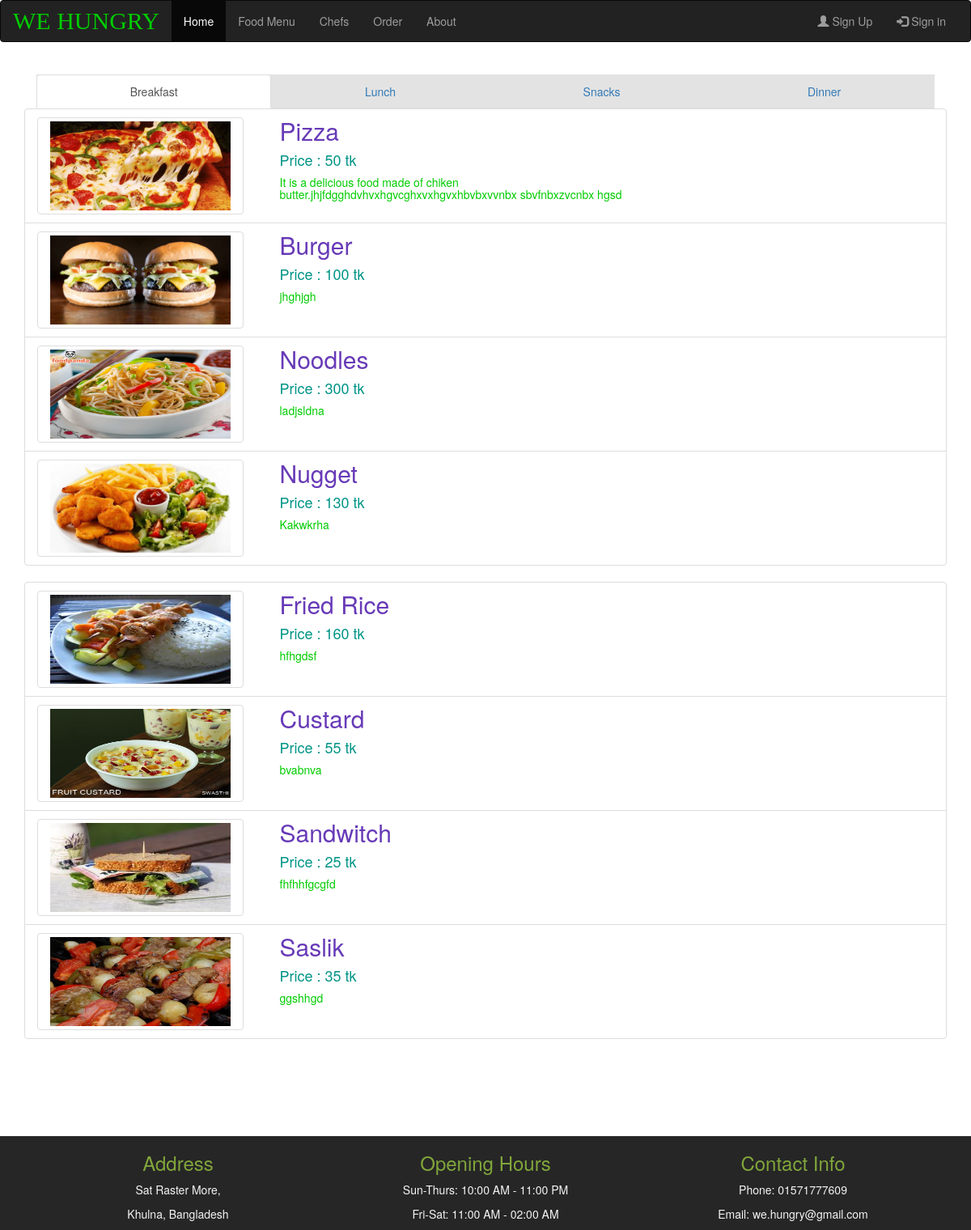
The app's page /food-menu-public.php, older data.
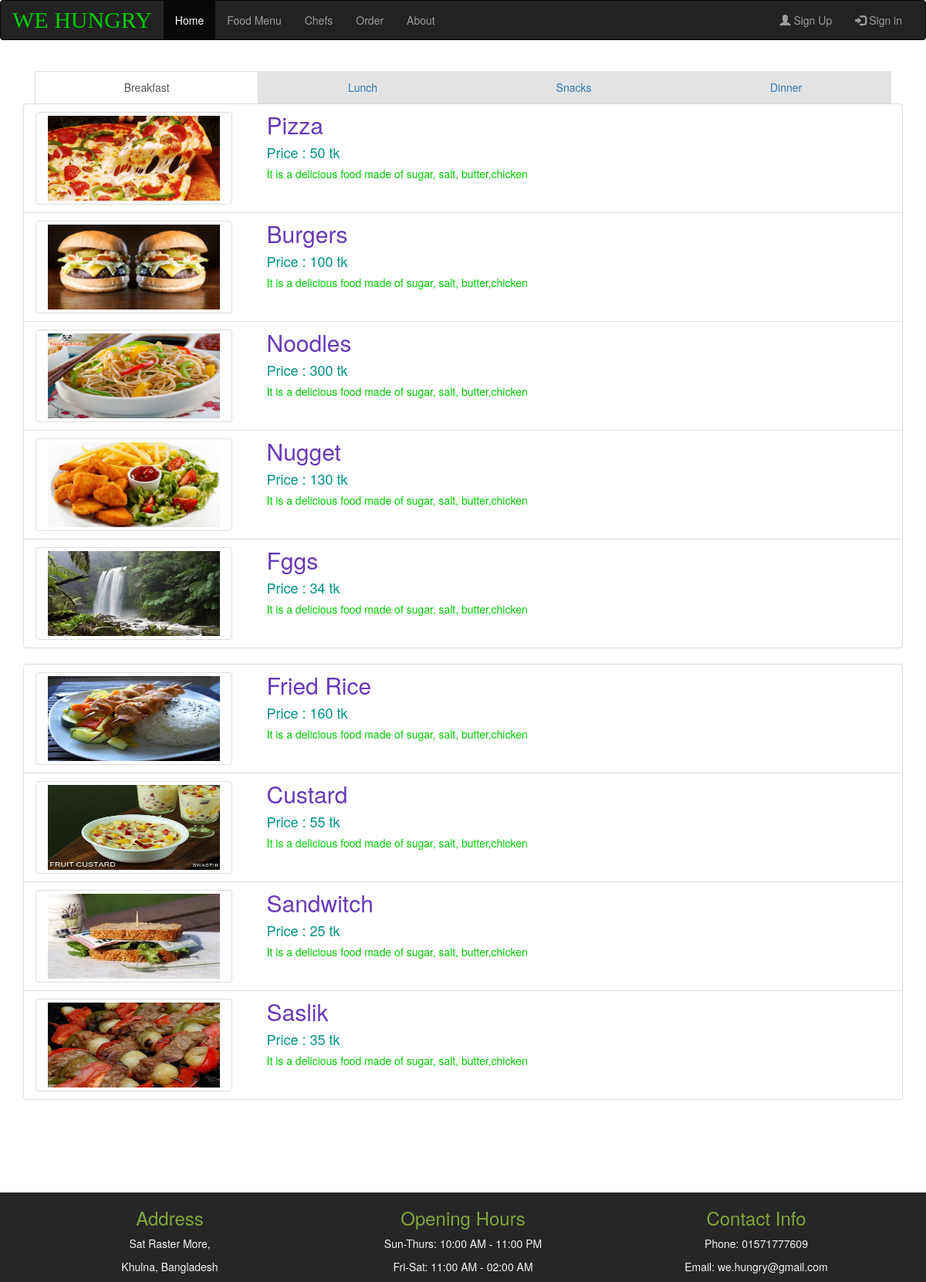
The same page, newer data.
### tables this page shows
CREATE TABLE `foodmenu` (
  `id` int(11) NOT NULL,
  `name` varchar(255) NOT NULL,
  `foodimage` varchar(255) NOT NULL,
  `ingredients` text NOT NULL,
  `price` int(11) NOT NULL,
  `type` varchar(255) NOT NULL
);

### src/database.php (called while the page is built, shortened)
<?php
function db_select($query){
    $con = db_connect();
    $rows = $con->query($query);
    $data=[];
    if($rows==null){
        echo "Database query failed";
        return $data;
    }else {
        $rows = $rows->fetch_all(MYSQLI_BOTH);
        foreach ($rows as $row){
            array_push($data,$row);
        }
    }
    return $data;
}
function db_connect(){
    $serverName="localhost";
    $userName="root";
    $password="";
    $dbName="resturant";
    $con= new mysqli($serverName,$userName,$password,$dbName);
    if($con->connect_errno){
        die("coonection failed".$con->connect_error);
    }else {
        return $con;
    }
}

### Public/food-menu-public.php (the view, shortened to what this page needs)
<?php
include_once '../layout/header.php';
require_once '../src/database.php';
$breakfast = db_select("select * from foodmenu where type='breakfast'");
$lunch = db_select("select * from foodmenu where type='lunch'");
?>
<div class="col-md-12 col-lg-12 col-xs-12" id="tab">
    <br>
    <ul class="nav nav-tabs nav-justified" style="background-color: #E3E3E3">
        <li class="active">
            <a data-toggle="tab" href="#breakfast">Breakfast</a>
        </li>
        <li>
            <a data-toggle="tab" href="#lunch">Lunch</a>
        </li>
        <li>
            <a data-toggle="tab" href="#snacks">Snacks</a>
        </li>
        <li>
            <a data-toggle="tab" href="#dinner">Dinner</a>
        </li>
    </ul>
    <div class="tab-content">
        <div id="breakfast" class="tab-pane fade in active">
            <ul class="list-group">
                <?php foreach ($breakfast as $item){?>
                <li class="list-group-item row tab-food-parent">
                    <div class="row">
                        <div class="col-lg-3 col-md-3 col-sm-3"><img src="<?=$item['foodimage']?>" alt="" style="width: 100%;height: 120px" class="img img-responsive col-xs-3 img-thumbnail"></div>
                        <div class="col-lg-8 col-md-8 col-sm-8 ">
                            <a href="food-review.php?foodId=<?= $item['id']?>" class="col-xs-9" style="text-decoration: none;text-justify: auto">
                                <h2><?= $item['name']?></h2>
                                <h4>Price : <?= $item['price']?> tk</h4>
                                <h5><?= substr($item['ingredients'],0,100)?></h5>
                            </a>
                        </div>
                    </div>
                </li>
                <?php }?>
            </ul>
        </div>
        <div id="lunch" class="tab-pane fade in active">
            <ul class="list-group">
                <?php foreach ($lunch as $item){?>
                    <li class="list-group-item row tab-food-parent">
                        <div class="row">
                            <div class="col-lg-3 col-md-3 col-sm-3"><img src="<?=$item['foodimage']?>" alt="" style="width: 100%;height: 120px" class="img img-responsive col-xs-3 img-thumbnail"></div>
                            <div class="col-lg-8 col-md-8 col-sm-8 ">
                                <a href="food-review.php?foodId=<?= $item['id']?>" class="col-xs-9" style="text-decoration: none;text-justify: auto">
                                    <h2><?= $item['name']?></h2>
                                    <h4>Price : <?= $item['price']?> tk</h4>
                                    <h5><?= substr($item['ingredients'],0,100)?></h5>
                                </a>
                            </div>
                        </div>
                    </li>
                <?php }?>
            </ul>
        </div>
    </div>
</div>
<?php include_once '../layout/footer.php';?>

### layout/header.php (shortened to what this page needs)
<!DOCTYPE html>
<html lang="en">
<head>
    <link rel="stylesheet" href="../css/bootstrap.min.css">
</head>
<body>
<nav class="navbar navbar-inverse ">
    <div class="container-fluid" >
        <div class="navbar-header">
            <a class="navbar-brand" href="#" style="color: #00CC00;font-size: 30px;font-family: 'Harlow Solid Italic'">WE HUNGRY</a>
        </div>
        <div class="collapse navbar-collapse" id="myNavbar">
            <ul class="nav navbar-nav">
                <li class="active"><a href="../Public/index.php">Home</a></li>
                <li><a href="../Public/food-menu-public.php">Food Menu</a></li>
                <?php
                    if(isset($_SESSION['type'])&&!strcmp($_SESSION['type'],'admin')){
                    ?>
                    <li><a href="../Admin/food-menu-admin.php">Food Manage</a></li>
                        <li><a href="../Admin/order-admin.php">Order Manage</a></li>
                        <li><a href="../Public/chef-show.php">Chef Manage</a></li>
                        <li><a href="../Admin/customer-manage.php">Customer Manage</a></li>
                <?php
                    }else {
                        ?>
                        <li><a href="../Public/chef-show.php">Chefs</a></li>
                    <li><a href="../Customer/food-menu-order.php">Order</a></li>
                <?php }?>
                <li><a href="../Public/about.php">About</a></li>
            </ul>
            <ul class="nav navbar-nav navbar-right">
                <?php if(!isset($_SESSION['username'])){?>
                <li><a href="../Public/registration.php"><span class="glyphicon glyphicon-user"></span> Sign Up</a></li>
                <li><a href="../Public/login.php"><span class="glyphicon glyphicon-log-in"></span> Sign in</a></li>
                <?php }?>
            </ul>
        </div>
    </div>
</nav>
<div class="container" style="margin-bottom: 100px;min-height: 58vh">

### layout/footer.php (shortened to what this page needs)
</div>
<div id="footer" style="background-color: #262626">
    <div class="container text-center">
        <div class="col-md-4">
            <h3 class="item-head" style="color: #81A63B">Address</h3>
            <div class="contact-item">
                <p>Sat Raster More,</p>
                <p>Khulna, Bangladesh</p>
            </div>
        </div>
        <div class="col-md-4">
            <h3 class="item-head" style="color: #81A63B">Opening Hours</h3>
            <div class="contact-item">
                <p>Sun-Thurs: 10:00 AM - 11:00 PM</p>
                <p>Fri-Sat: 11:00 AM - 02:00 AM</p>
            </div>
        </div>
        <div class="col-md-4">
            <h3 class="item-head" style="color: #81A63B">Contact Info</h3>
            <div class="contact-item" >
                <p>Phone: 01571777609</p>
                <p>Email: we.hungry@gmail.com</p>
            </div>
        </div>
    </div>
</div>
</body>
</html>

### layout/header.php (style rules this page uses)
.contact-item { color: #F4F4F4; }

### Public/food-menu-public.php (style rules this page uses)
a>h2 { margin-top: 0px; margin-bottom: 0px; color:#673AB7; }
a>h4 { color:#009486; }
a>h5 { color:#00CC00; }

Row changes from the older to the newer data that the page shows:
changed foodmenu "Pizza": ingredients "It is a delicious food made of chiken butter.jhjfdgghdvhvxhgvcghxvxhgvxhbvbxvvnbx sbvfnbxzvcnbx hgsd" → "It is a delicious food made of sugar, salt, butter,chicken"
changed foodmenu: name "Burger" → "Burgers"; ingredients "jhghjgh" → "It is a delicious food made of sugar, salt, butter,chicken"
changed foodmenu "Noodles": ingredients "ladjsldna" → "It is a delicious food made of sugar, salt, butter,chicken"
changed foodmenu "Nugget": ingredients "Kakwkrha" → "It is a delicious food made of sugar, salt, butter,chicken"
added foodmenu: foodimage (picture), name "Fggs", price "34", ingredients "It is a delicious food made of sugar, salt, butter,chicken"
changed foodmenu "Fried Rice": ingredients "hfhgdsf" → "It is a delicious food made of sugar, salt, butter,chicken"
changed foodmenu "Custard": ingredients "bvabnva" → "It is a delicious food made of sugar, salt, butter,chicken"
changed foodmenu "Sandwitch": ingredients "fhfhhfgcgfd" → "It is a delicious food made of sugar, salt, butter,chicken"
changed foodmenu "Saslik": ingredients "ggshhgd" → "It is a delicious food made of sugar, salt, butter,chicken"
